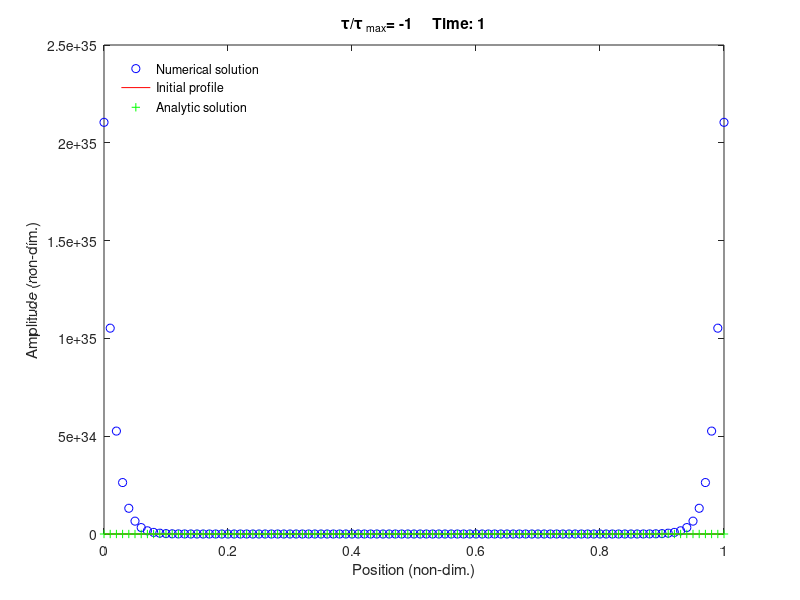
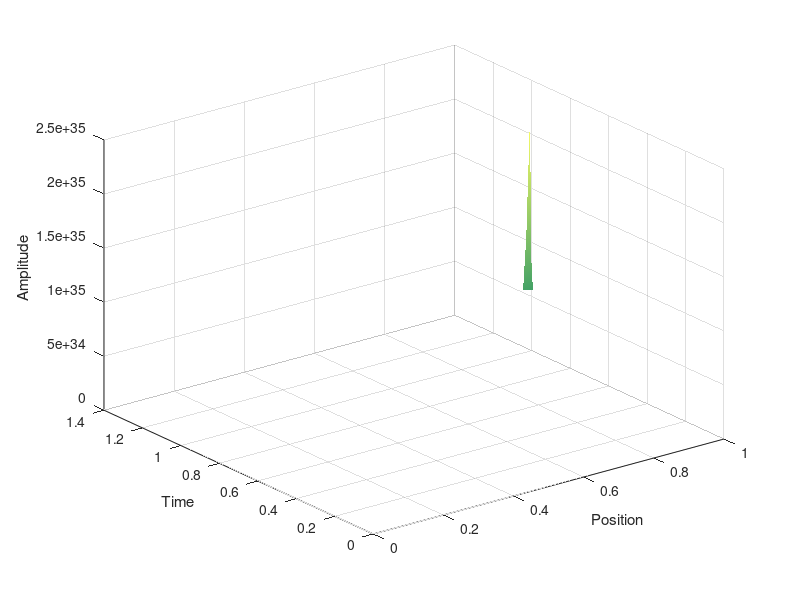
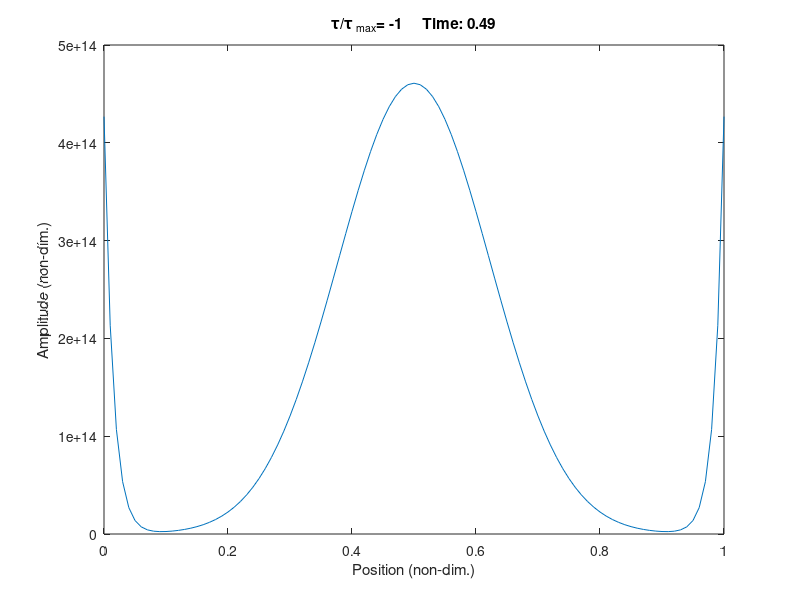

Write MATLAB code to recreate these figures, in order.
% advection_lax.m
% Solve the advection equation using the Lax method with periodic BCs

% Clear memory and show only a few digits
clear all; format short;

% Propagation speed
c=-1;

% Spatial and time steps
h=0.01;
tau=0.01;

% Number of steps such that the pulse should propagate through
% the periodic domain once
nsteps=ceil((1+h)/(tau));

% Vector of x values
x=0:h:1;
L=length(x);

% Diagonal matrix to implement the centred spatial first-derivative
D=diag(ones(L-1,1),+1)-diag(ones(L-1,1),-1);

% Second Diagonal matrix
D2=D;

% Additional elements for boundary conditions
D(1,1)=2;
D(1,2)=0;
D(L,L)=2;
D(L,L-1)=0;
D2(1,1)=-2;
D2(1,2)=2;
D2(L,L)=-2;
D2(L,L-1)=2;

% Lax averaging matrix
A=0.5*abs(D);

% Update matrix
M=A-0.5*(c*tau/h)*abs(D2);

% Initial conditions (a Gaussian pulse at x = 0.5)
sig=0.1;
amp=exp(-0.5*(x-0.5).^2/sig^2)';
amp0=amp; 

% Record a(x,t) matrix for visualisation
amp_xt(:,1)=amp0;

% March forwards in time
figure(1);
time(1)=0;

for n=1:nsteps
    
    % Update the time and the wave amplitude profile
    time(n+1)=time(n)+tau;
    amp=M*amp;

    % Calculate the profile for the exact analytic solution
    k=floor(time(n+1)/h); % The index the peak has reached
    xp=x([k+1:end 1:k]); % Shift x to left by k steps
    
    % Plot the amplitude versus position, the initial amplitude
    % profile, and the analytic values, with annotations
    plot(x,amp,'bo',x,amp0,'r',xp,amp0,'g+')
    xlabel('Position (non-dim.)');
    ylabel('Amplitude (non-dim.)');
    title(['\tau/\tau_{\rm max}= ',num2str(tau/(h/c)),...
        '     Time: ',num2str(time(n))]);
    drawnow; 
    pause(0.01);
    
    % Record a(x,t) matrix for visualisation
    amp_xt(:,n+1)=amp;
    
end

% Add annotation
handle=legend('Numerical solution','Initial profile',...
  'Analytic solution');
set (handle,'Box','off','Location','NorthWest')

% Visualisation of amplitude versus position and time. MATLAB
% uses a surfc(x(i),y(j),z(j,i)) convention, hence the transpose
figure(2);
colormap(summer);
surfc(x,time,amp_xt');
shading interp;
xlabel('Position'); ylabel('Time'); zlabel('Amplitude');

% Plot the amplitude versus position, the initial amplitude
    % profile, and the analytic values, with annotations
    figure(3);
    plot(x,amp_xt(:,floor(nsteps/2)));
    xlabel('Position (non-dim.)');
    ylabel('Amplitude (non-dim.)');
    title(['\tau/\tau_{\rm max}= ',num2str(tau/(h/c)),...
        '     Time: ',num2str(time(floor(nsteps/2)))]);

% Calculate the spectral radius of M
rho=max(abs(eig(M)));
disp(['Spectral radius: ',num2str(rho)]);
